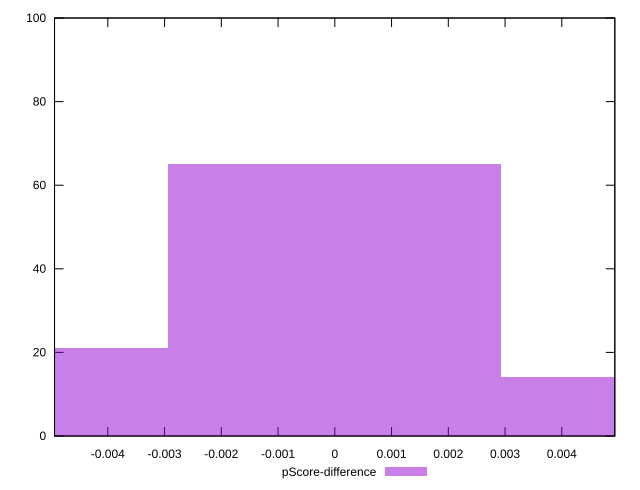

gnuplot code for this plot:
reset

$pScoreDifference <<EOF
-0.005862784283415463 21
0 65
0.005862784283415463 14
EOF

set key outside below
set boxwidth 0.005862784283415463
set xrange [-0.004938888549804621:0.0049344444444444635]
set yrange [0:100]
set trange [0:100]
set style fill transparent solid 0.5 noborder
set terminal svg size 640, 490 enhanced background rgb 'white'
set output "reports/report_00027_2021-02-24T12-40-31.850Z/uses-rel-preconnect/samples/astro/pScore-difference/histogram.svg"

plot $pScoreDifference title "pScore-difference" with boxes

reset
